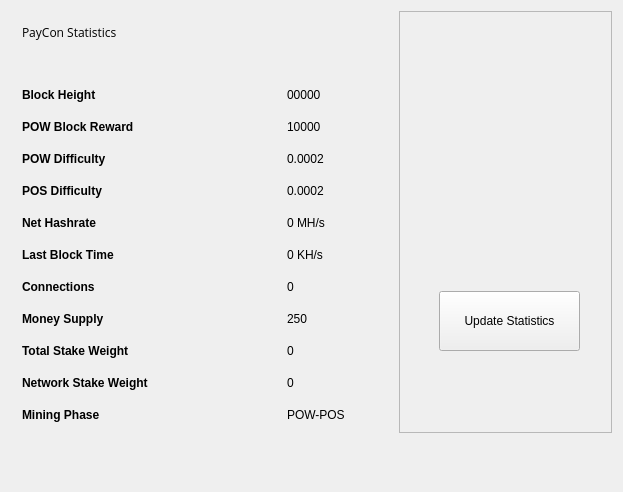
<?xml version="1.0" encoding="UTF-8"?>
<ui version="4.0">
 <class>StatisticsPage</class>
 <widget class="QWidget" name="StatisticsPage">
  <property name="windowModality">
   <enum>Qt::NonModal</enum>
  </property>
  <property name="geometry">
   <rect>
    <x>0</x>
    <y>0</y>
    <width>623</width>
    <height>492</height>
   </rect>
  </property>
  <property name="windowTitle">
   <string>Digging</string>
  </property>
  <property name="styleSheet">
   <string notr="true">font-family:'Open Sans, sans-serif';</string>
  </property>
  <layout class="QGridLayout" name="gridLayout">
   <property name="sizeConstraint">
    <enum>QLayout::SetMaximumSize</enum>
   </property>
   <item row="0" column="1">
    <widget class="QFrame" name="frame">
     <property name="minimumSize">
      <size>
       <width>213</width>
       <height>0</height>
      </size>
     </property>
     <property name="frameShape">
      <enum>QFrame::StyledPanel</enum>
     </property>
     <property name="frameShadow">
      <enum>QFrame::Raised</enum>
     </property>
     <widget class="QPushButton" name="startButton">
      <property name="geometry">
       <rect>
        <x>40</x>
        <y>280</y>
        <width>141</width>
        <height>60</height>
       </rect>
      </property>
      <property name="sizePolicy">
       <sizepolicy hsizetype="Fixed" vsizetype="Fixed">
        <horstretch>0</horstretch>
        <verstretch>0</verstretch>
       </sizepolicy>
      </property>
      <property name="minimumSize">
       <size>
        <width>120</width>
        <height>60</height>
       </size>
      </property>
      <property name="autoFillBackground">
       <bool>false</bool>
      </property>
      <property name="styleSheet">
       <string notr="true"/>
      </property>
      <property name="text">
       <string>Update Statistics</string>
      </property>
     </widget>
     <widget class="QLabel" name="label">
      <property name="geometry">
       <rect>
        <x>10</x>
        <y>10</y>
        <width>191</width>
        <height>191</height>
       </rect>
      </property>
      <property name="text">
       <string/>
      </property>
      <property name="pixmap">
       <pixmap resource="../bitcoin.qrc">:/icons/yuno</pixmap>
      </property>
      <property name="scaledContents">
       <bool>true</bool>
      </property>
     </widget>
    </widget>
   </item>
   <item row="0" column="0">
    <widget class="QFrame" name="gridFrame_2">
     <layout class="QGridLayout" name="gridLayout_4">
      <item row="3" column="0">
       <layout class="QFormLayout" name="formLayout_2">
        <property name="fieldGrowthPolicy">
         <enum>QFormLayout::FieldsStayAtSizeHint</enum>
        </property>
        <property name="horizontalSpacing">
         <number>139</number>
        </property>
        <property name="verticalSpacing">
         <number>18</number>
        </property>
        <property name="rightMargin">
         <number>0</number>
        </property>
        <item row="1" column="0">
         <widget class="QLabel" name="label_14">
          <property name="text">
           <string>&lt;html&gt;&lt;head/&gt;&lt;body&gt;&lt;p&gt;&lt;span style=&quot; font-weight:600;&quot;&gt;Block Height&lt;/span&gt;&lt;/p&gt;&lt;/body&gt;&lt;/html&gt;</string>
          </property>
         </widget>
        </item>
        <item row="1" column="1">
         <widget class="QLabel" name="heightBox">
          <property name="text">
           <string>00000</string>
          </property>
         </widget>
        </item>
        <item row="2" column="0">
         <widget class="QLabel" name="label_12">
          <property name="text">
           <string>&lt;html&gt;&lt;head/&gt;&lt;body&gt;&lt;p&gt;&lt;span style=&quot; font-weight:600;&quot;&gt;POW Block Reward&lt;/span&gt;&lt;/p&gt;&lt;/body&gt;&lt;/html&gt;</string>
          </property>
         </widget>
        </item>
        <item row="2" column="1">
         <widget class="QLabel" name="rewardBox">
          <property name="text">
           <string>10000</string>
          </property>
         </widget>
        </item>
        <item row="3" column="0">
         <widget class="QLabel" name="label_13">
          <property name="text">
           <string>&lt;html&gt;&lt;head/&gt;&lt;body&gt;&lt;p&gt;&lt;span style=&quot; font-weight:600;&quot;&gt;POW Difficulty&lt;/span&gt;&lt;/p&gt;&lt;/body&gt;&lt;/html&gt;</string>
          </property>
         </widget>
        </item>
        <item row="3" column="1">
         <widget class="QLabel" name="diffBox">
          <property name="text">
           <string>0.0002</string>
          </property>
         </widget>
        </item>
        <item row="4" column="0">
         <widget class="QLabel" name="label_9">
          <property name="text">
           <string>&lt;html&gt;&lt;head/&gt;&lt;body&gt;&lt;p&gt;&lt;span style=&quot; font-weight:600;&quot;&gt;POS Difficulty&lt;/span&gt;&lt;/p&gt;&lt;/body&gt;&lt;/html&gt;</string>
          </property>
         </widget>
        </item>
        <item row="4" column="1">
         <widget class="QLabel" name="diffBox2">
          <property name="text">
           <string>0.0002</string>
          </property>
         </widget>
        </item>
        <item row="5" column="1">
         <widget class="QLabel" name="pawrateBox">
          <property name="text">
           <string>0 MH/s</string>
          </property>
         </widget>
        </item>
        <item row="6" column="0">
         <widget class="QLabel" name="label3_2">
          <property name="sizePolicy">
           <sizepolicy hsizetype="Preferred" vsizetype="Maximum">
            <horstretch>0</horstretch>
            <verstretch>0</verstretch>
           </sizepolicy>
          </property>
          <property name="text">
           <string>&lt;html&gt;&lt;head/&gt;&lt;body&gt;&lt;p&gt;&lt;span style=&quot; font-weight:600;&quot;&gt;Last Block Time&lt;/span&gt;&lt;/p&gt;&lt;/body&gt;&lt;/html&gt;</string>
          </property>
         </widget>
        </item>
        <item row="6" column="1">
         <widget class="QLabel" name="localBox">
          <property name="text">
           <string>0 KH/s</string>
          </property>
         </widget>
        </item>
        <item row="7" column="0">
         <widget class="QLabel" name="label1_2">
          <property name="text">
           <string>&lt;html&gt;&lt;head/&gt;&lt;body&gt;&lt;p&gt;&lt;span style=&quot; font-weight:600;&quot;&gt;Connections&lt;/span&gt;&lt;/p&gt;&lt;/body&gt;&lt;/html&gt;</string>
          </property>
         </widget>
        </item>
        <item row="7" column="1">
         <widget class="QLabel" name="connectionBox">
          <property name="text">
           <string>0</string>
          </property>
         </widget>
        </item>
        <item row="8" column="0">
         <widget class="QLabel" name="label_8">
          <property name="text">
           <string>&lt;html&gt;&lt;head/&gt;&lt;body&gt;&lt;p&gt;&lt;span style=&quot; font-weight:600;&quot;&gt;Money Supply&lt;/span&gt;&lt;/p&gt;&lt;/body&gt;&lt;/html&gt;</string>
          </property>
         </widget>
        </item>
        <item row="8" column="1">
         <widget class="QLabel" name="volumeBox">
          <property name="text">
           <string>250</string>
          </property>
         </widget>
        </item>
        <item row="9" column="0">
         <widget class="QLabel" name="label_10">
          <property name="text">
           <string>&lt;html&gt;&lt;head/&gt;&lt;body&gt;&lt;p&gt;&lt;span style=&quot; font-weight:600;&quot;&gt;Total Stake Weight&lt;/span&gt;&lt;/p&gt;&lt;/body&gt;&lt;/html&gt;</string>
          </property>
         </widget>
        </item>
        <item row="9" column="1">
         <widget class="QLabel" name="minBox">
          <property name="text">
           <string>0</string>
          </property>
         </widget>
        </item>
        <item row="10" column="0">
         <widget class="QLabel" name="label_11">
          <property name="text">
           <string>&lt;html&gt;&lt;head/&gt;&lt;body&gt;&lt;p&gt;&lt;span style=&quot; font-weight:600;&quot;&gt;Network Stake Weight&lt;/span&gt;&lt;/p&gt;&lt;/body&gt;&lt;/html&gt;</string>
          </property>
         </widget>
        </item>
        <item row="10" column="1">
         <widget class="QLabel" name="maxBox">
          <property name="text">
           <string>0</string>
          </property>
         </widget>
        </item>
        <item row="11" column="0">
         <widget class="QLabel" name="label_15">
          <property name="text">
           <string>&lt;html&gt;&lt;head/&gt;&lt;body&gt;&lt;p&gt;&lt;span style=&quot; font-weight:600;&quot;&gt;Mining Phase&lt;/span&gt;&lt;/p&gt;&lt;/body&gt;&lt;/html&gt;</string>
          </property>
         </widget>
        </item>
        <item row="11" column="1">
         <widget class="QLabel" name="cBox">
          <property name="text">
           <string>POW-POS</string>
          </property>
         </widget>
        </item>
        <item row="5" column="0">
         <widget class="QLabel" name="label_16">
          <property name="text">
           <string>&lt;html&gt;&lt;head/&gt;&lt;body&gt;&lt;p&gt;&lt;span style=&quot; font-weight:600;&quot;&gt;Net Hashrate&lt;/span&gt;&lt;/p&gt;&lt;/body&gt;&lt;/html&gt;</string>
          </property>
         </widget>
        </item>
       </layout>
      </item>
      <item row="1" column="0">
       <layout class="QHBoxLayout" name="horizontalLayout_4">
        <property name="spacing">
         <number>7</number>
        </property>
        <item>
         <widget class="QLabel" name="label_5">
          <property name="font">
           <font>
            <family>Open Sans,sans-serif</family>
           </font>
          </property>
          <property name="text">
           <string>PayCon Statistics</string>
          </property>
         </widget>
        </item>
        <item>
         <spacer name="horizontalSpacer_2">
          <property name="orientation">
           <enum>Qt::Horizontal</enum>
          </property>
          <property name="sizeHint" stdset="0">
           <size>
            <width>40</width>
            <height>20</height>
           </size>
          </property>
         </spacer>
        </item>
       </layout>
      </item>
      <item row="2" column="0">
       <spacer name="verticalSpacer_2">
        <property name="orientation">
         <enum>Qt::Vertical</enum>
        </property>
        <property name="sizeHint" stdset="0">
         <size>
          <width>20</width>
          <height>40</height>
         </size>
        </property>
       </spacer>
      </item>
     </layout>
    </widget>
   </item>
   <item row="1" column="0">
    <spacer name="verticalSpacer">
     <property name="orientation">
      <enum>Qt::Vertical</enum>
     </property>
     <property name="sizeHint" stdset="0">
      <size>
       <width>20</width>
       <height>40</height>
      </size>
     </property>
    </spacer>
   </item>
  </layout>
 </widget>
 <layoutdefault spacing="6" margin="11"/>
 <resources>
  <include location="../bitcoin.qrc"/>
 </resources>
 <connections/>
</ui>
